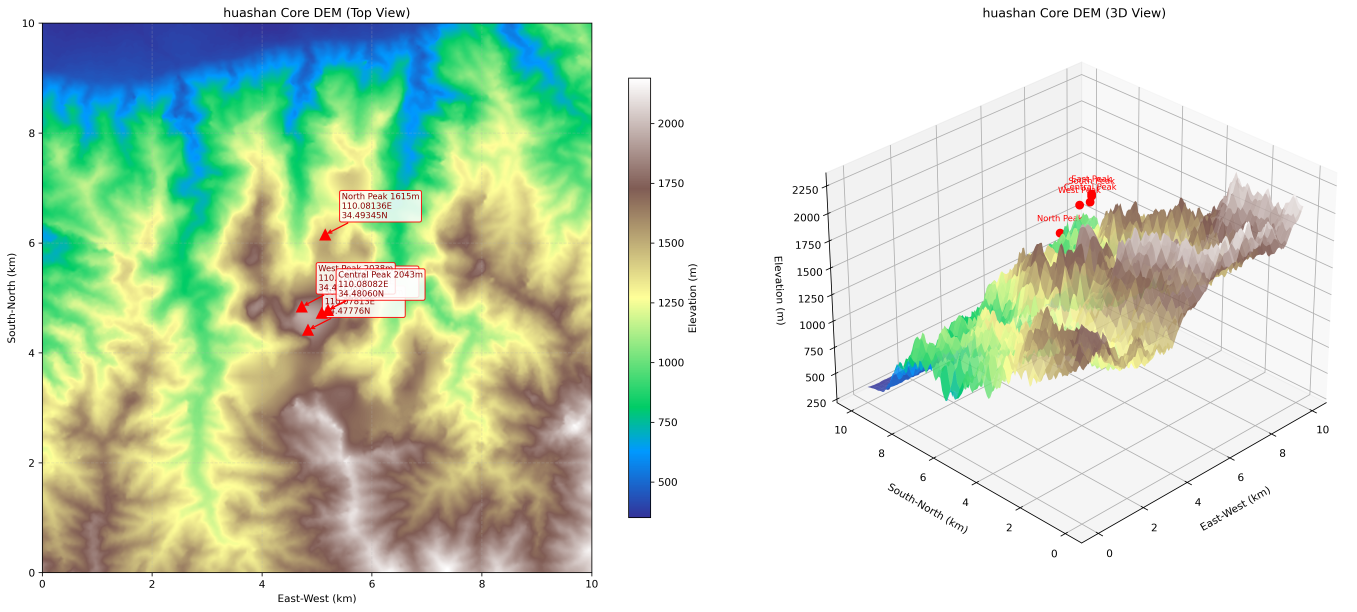
#> input picture intermediate_artifacts/figures/huashan/huashan_final.png, 5425 x 2446 px (shown at 1/4 size)
$ python -i render_huashan_human_exposure_heatfield.py   (imports and definitions only)
#> lines starting #> are read from the running program, lines starting #| are printed output that depends on the picture
### human_risk_osm.py
"""
从本地 OSM 文件构建与 DEM 对齐的人群暴露风险栅格。

通用 OSM 标签规则用于所有场景；山体、景区道路或设施名称等专属规则由场景配置注入。
"""

from __future__ import annotations

import argparse
import json
import math
import xml.etree.ElementTree as ET
from dataclasses import dataclass
from pathlib import Path
from typing import Dict, Iterable, List, Optional, Sequence, Tuple

import matplotlib.pyplot as plt
import numpy as np
from matplotlib import colors as mcolors
from matplotlib import font_manager
from matplotlib.lines import Line2D
from matplotlib.ticker import FuncFormatter, MaxNLocator
from scipy.ndimage import distance_transform_edt
from scipy.spatial import cKDTree

from article_planner.scenario_config import load_scenario_config, resolve_resolution_m, scenario_output_dir


LEVELS = (1, 2, 3, 4)


def configure_chinese_font() -> None:
    """为预览图选择可显示中文的字体；找不到时保留 Matplotlib 默认字体。"""
    for family in ("Microsoft YaHei", "SimHei", "Noto Sans CJK SC", "Source Han Sans SC", "Arial Unicode MS"):
        try:
            font_manager.findfont(family, fallback_to_default=False)
        except Exception:
            continue
        plt.rcParams["font.sans-serif"] = [family, "DejaVu Sans"]
        plt.rcParams["axes.unicode_minus"] = False
        return
#> further down, picture is the input picture: PIL image 5425x2446 RGBA; mean R, G, B, A 206.1, 220, 200.5, 255


configure_chinese_font()

# 通用标签规则是跨 DEM 的底座；场景专有名称只从配置文件注入。
GENERIC_RISK_RULES = {
    "L1": [
        {"key": "sac_scale", "values": ["demanding_mountain_hiking", "alpine_hiking", "demanding_alpine_hiking"]},
        {"key": "via_ferrata", "values": ["yes"]},
        {"key": "hazard", "values": ["falling_rocks", "cliff", "steep_slope"]},
    ],
    "L2": [
        {"key": "highway", "values": ["path", "steps", "footway", "bridleway"]},
        {"key": "tourism", "values": ["viewpoint", "attraction", "picnic_site"]},
        {"key": "natural", "values": ["peak", "ridge", "cliff"]},
    ],
    "L3": [
        {"key": "aerialway", "values": ["*"]},
        {"key": "tourism", "values": ["guest_house", "alpine_hut", "camp_site", "information"]},
        {"key": "amenity", "values": ["place_of_worship", "restaurant", "cafe", "shelter", "drinking_water"]},
    ],
    "L4": [
        {"key": "highway", "values": ["tertiary", "service", "unclassified", "track"]},
        {"key": "amenity", "values": ["toilets", "parking", "bus_station", "parking_entrance"]},
        {"key": "tourism", "values": ["hotel", "museum"]},
    ],
}

L1_DANGEROUS_NAMES: List[str] = []
L2_PEAK_NAMES: List[str] = []
L2_HIGH_NAMES: List[str] = []
L3_MEDIUM_NAMES: List[str] = []
L4_LOW_ROAD_NAMES: List[str] = []

# Label verification list for summary output.
EXPECTED_LABELS = {
    "L1": L1_DANGEROUS_NAMES,
    "L2": L2_PEAK_NAMES + L2_HIGH_NAMES,
    "L3": L3_MEDIUM_NAMES,
    "L4": L4_LOW_ROAD_NAMES,
}


# [38 lines left out: function apply_scene_risk_keywords, not called in this run]


@dataclass
class WayRecord:
    way_id: int
    refs: List[int]
    tags: Dict[str, str]


def _norm(s: Optional[str]) -> str:
    return str(s or "").strip()


def _tag_l(tags: Dict[str, str], key: str) -> str:
    return _norm(tags.get(key)).lower()


# [693 lines left out: functions _contains_any, _match_rule_value, classify_generic_level, parse_osm, classify_level, is_line_way and 13 more, not called in this run]


# [2 lines that do not run on import are left out]

### tools/render_huashan_human_exposure_heatfield.py
"""生成华山三维地形上的游客人员暴露风险连续热力场。

该脚本只读取已有 DEM、经纬度网格、场景配置和 OSM 文件，使用 Python 代码
把步道、观景点、服务设施和道路等离散要素转换为连续风险代理场，再贴合
PyVista 三维地形表面渲染。输出为新文件，不覆盖原始地形图或既有结果。
"""

from __future__ import annotations

import argparse
import json
import sys
from pathlib import Path
from typing import Sequence

import numpy as np
import pyvista as pv
from matplotlib.colors import LinearSegmentedColormap, to_rgb
from PIL import Image, ImageDraw, ImageEnhance, ImageFont
from scipy.ndimage import distance_transform_edt, gaussian_filter

PROJECT_ROOT = Path(__file__).resolve().parents[1]
TOOLS_DIR = Path(__file__).resolve().parent
# [3 lines not run here, left out]

from article_planner.scenario_config import load_scenario_config
from human_risk_osm import (
    LEVELS,
    apply_scene_risk_keywords,
    build_lonlat_tree,
    classify_level,
    dedup_lines,
    dedup_points,
    draw_line_mask,
    is_line_way,
    line_bbox_intersects,
    lonlat_to_rc,
    parse_osm,
    point_in_bbox,
)
from render_huashan_dem_pyvista import (
    build_ground_shadow,
    configure_reference_lights,
    read_resolution,
    style_bounds_actor,
)
from huashan_peak_annotations import draw_peak_annotations, peak_world_points, project_peak_points


DEFAULT_SCENE = PROJECT_ROOT / "scenarios" / "huashan.json"
DEFAULT_DATA_DIR = PROJECT_ROOT / "intermediate_artifacts" / "data" / "huashan"
DEFAULT_OUT = (
    PROJECT_ROOT
    / "final_results"
    / "paper_revision"
    / "figures"
    / "fig_2_1b_huashan_human_exposure_risk_python_heatfield.png"
)
DEFAULT_SUMMARY = (
    PROJECT_ROOT
    / "final_results"
    / "paper_revision"
    / "figures"
    / "fig_2_1b_huashan_human_exposure_risk_python_heatfield_summary.json"
)
DEFAULT_PDF_OUT = DEFAULT_OUT.with_suffix(".pdf")


TERRAIN_CMAP = LinearSegmentedColormap.from_list(
    "huashan_muted_reference_terrain",
    [
        (0.00, "#405A47"),
        (0.16, "#5B6D5D"),
        (0.34, "#777B68"),
        (0.52, "#969183"),
        (0.68, "#AEA79A"),
        (0.82, "#C2BFB7"),
        (0.93, "#DDDBD5"),
        (1.00, "#F5F3EF"),
    ],
)

RISK_COLOR_STOPS = [
    (0.00, "#F9D976", 0.00),
    (0.25, "#F9D976", 0.00),
    (0.45, "#F9D976", 0.30),
    (0.55, "#F39C34", 0.45),
    (0.80, "#C83232", 0.60),
    (1.00, "#C83232", 0.60),
]

RISK_CMAP = LinearSegmentedColormap.from_list(
    "human_exposure_risk_warm",
    [(value, color) for value, color, _ in RISK_COLOR_STOPS],
)


# [18 lines left out: function parse_args, not called in this run]


def resolve_osm_path(config: dict) -> Path:
    raw = Path(str(config.get("osm_file") or "data/raw/huashan/map.osm"))
    return raw if raw.is_absolute() else PROJECT_ROOT / raw


# [343 lines left out: functions load_font, extract_osm_features, add_lonlat_points_to_mask, add_scene_target_hotspots, gaussian_from_mask, build_risk_field and 7 more, not called in this run]


def soften_terrain_backdrop(image: Image.Image) -> Image.Image:
    """降低地形底图饱和度和阴影对比，让风险层成为视觉主体。"""
    image = ImageEnhance.Color(image).enhance(0.75)
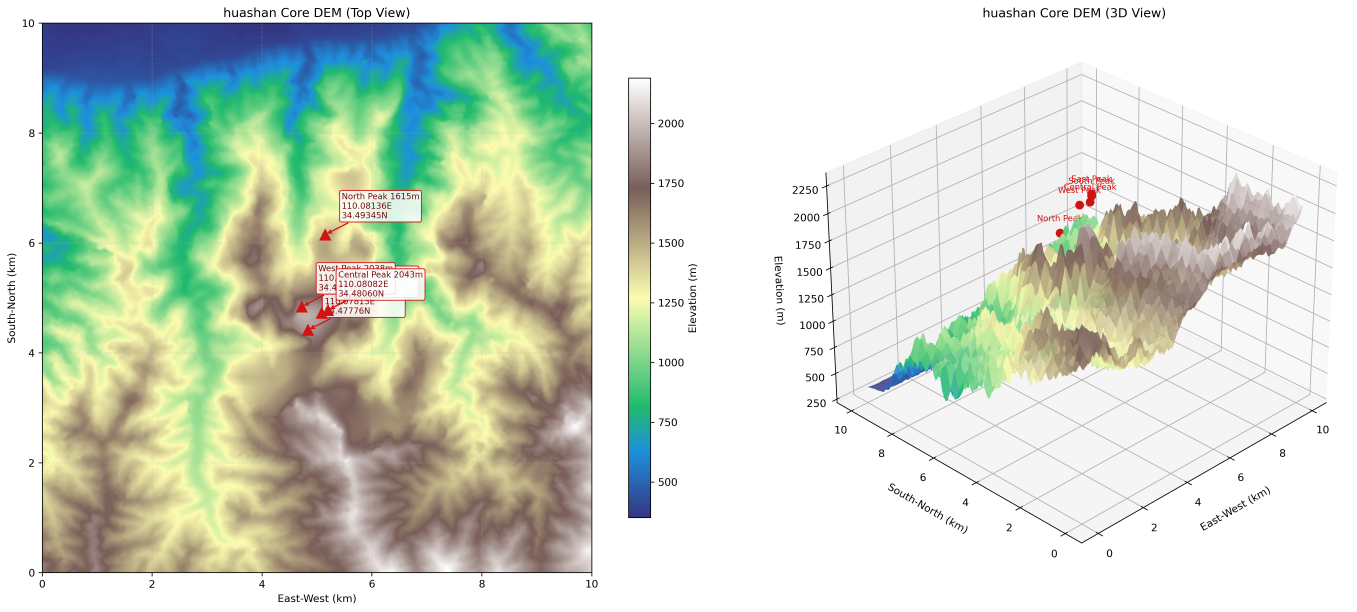
#> image: PIL image 5425x2446 RGBA (shown at 1/4 size); mean R, G, B, A 207.8, 218.3, 203.6, 255
    image = ImageEnhance.Brightness(image).enhance(1.05)
    image = ImageEnhance.Contrast(image).enhance(0.88)
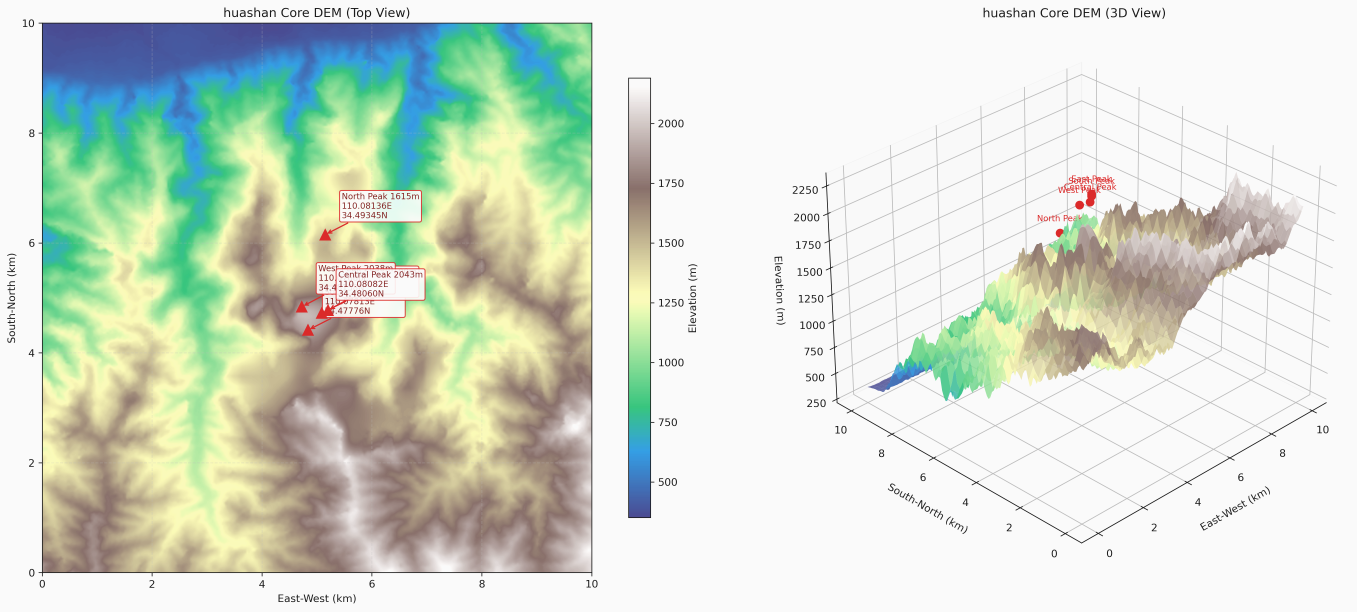
#> image: PIL image 5425x2446 RGBA (shown at 1/4 size); mean R, G, B, A 212.6, 222.2, 208.8, 255
    return image


# [303 lines left out: functions draw_projected_contours, draw_vertical_gradient, draw_risk_legend, draw_elevation_colorbar, save_png_as_pdf, render_scene and 1 more, not called in this run]


# [2 lines not run here, left out]

>>> from PIL import Image
>>> picture = Image.open('../intermediate_artifacts/figures/huashan/huashan_final.png')
>>> result = soften_terrain_backdrop(picture)

$ run again, on _tmp_aei_v9_latest2_media/png_contact_sheet.jpg
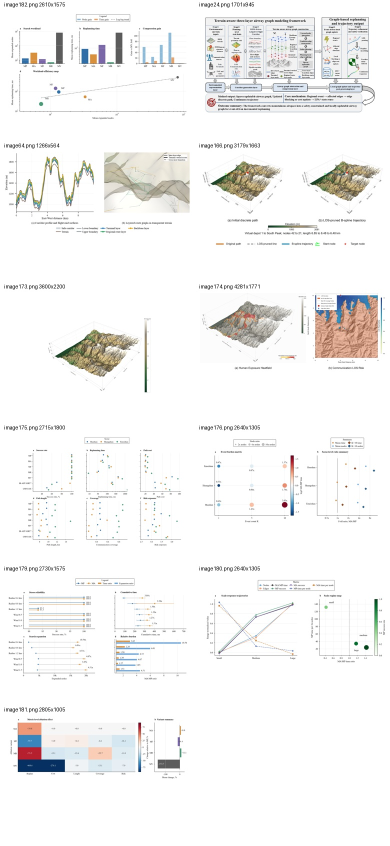
#> input picture _tmp_aei_v9_latest2_media/png_contact_sheet.jpg, 780 x 1692 px (shown at 1/2 size)
#> picture is the input picture: PIL image 780x1692 RGB; mean R, G, B 244.7, 244.3, 243.4
#> in soften_terrain_backdrop, `image = ImageEnhance.Contrast(image).enhance(0.88)`:
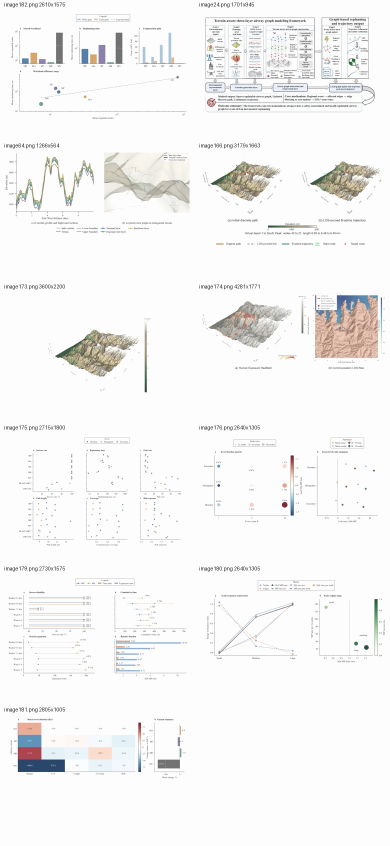
#> image: PIL image 780x1692 RGB (shown at 1/2 size); mean R, G, B 245.3, 245, 244.5
